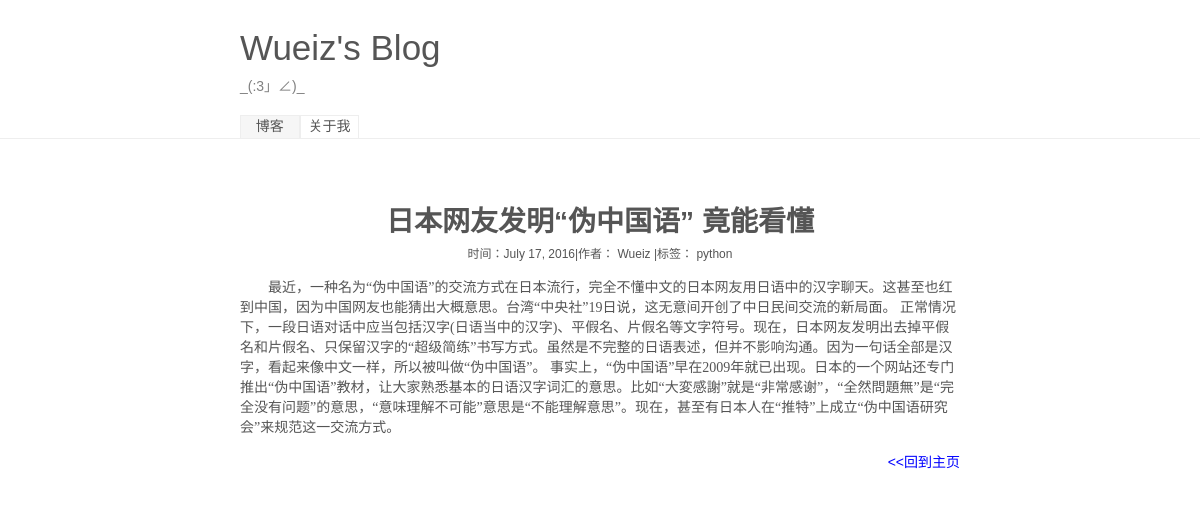
Page /article/6 on the committed database.
### myblog/models.py (models this page shows, shortened)
class article(models.Model):
    title = models.CharField('标题',max_length=200)
    article_info = models.TextField('简介',max_length=200,null=True)
    content = models.TextField('内容',max_length=10000)
    date = models.DateField('日期')
    author = models.ManyToManyField('author')
    tag = models.ManyToManyField('tag')
    recommond = models.BooleanField('推荐',default=False)
    class Meta:
        verbose_name = '文章'
        verbose_name_plural = verbose_name
        ordering = ['-date']

class author(models.Model):
    name = models.CharField('作者名',max_length=10)
    email = models.EmailField('邮箱')
    class Meta:
        verbose_name = '作者'
        verbose_name_plural = verbose_name

class tag(models.Model):
    name = models.CharField('标签名',max_length=10)
    class Meta:
        verbose_name = '标签'
        verbose_name_plural = verbose_name

### myblog/views.py (the view)
# urls.py: url(r'^article/(?P<art_id>\d+)',get_article,name='article'),
def get_article(requests,art_id):
    art = article.objects.get(id=art_id)
    return render(requests,'show.html',{
        'art_title':art.title,'art_date':art.date,'art_author':art.author.all(),'art_tag':art.tag.all(),'art_content':art.content,
        })

### myblog/templates/show.html (shortened to what this page needs)
<html>
<head>
</head>
{% load staticfiles %}
<link rel="stylesheet" type="text/css" href="{% static "css/show_style.css" %}">
<link rel="stylesheet" type="text/css" href="{% static "css/reset.css" %}">
<body>
	<header class='blog_header'>
		<div class='top_fixed'>
			<p class="blog_name">Wueiz's Blog</p>
			<p class="blog_info">_(:3」∠)_</p>
			<a href="{% url 'index' %}" class='top_button choice' title='我的博客'>博客</a><a href="#" class='top_button ' title='关于我'>关于我</a>
		</div>
	</header>
	<main class='blog_main'>
		<div class="show_place">
			<p class="show_title">{{ art_title }}</p>
			<p class="show_detail">时间：{{ art_date }}|作者：{% for auth in art_author %} {{ auth.name }} {% endfor %}|标签：{% for tag in art_tag %} <a href='/tag/{{ tag.id }}'>{{ tag.name }}</a>{% endfor %}</p>
			<p class="show_content">{{ art_content|safe }}</p>
			<a href="{% url 'index' %}" class="back">&lt&lt回到主页</a>
		</div>
	</main>
</body>
</html>

### myblog/static/css/show_style.css (style rules this page uses)
html,body { width: 100%; height: 100%; }
.blog_header { height: 138px; width: 100%; border-bottom: 1px solid #eee; }
.top_fixed { width: 80%; margin-left:20%; height: 110px; padding-top: 28px; }
.blog_name { font-size: 2.5em; font-weight: blod; margin-bottom: 7px; }
.blog_info { color:gray; margin-bottom: 20px; }
.top_button { display: inline-block; height: 20%; line-height: 1.5; width: 6%; text-align: center; margin: 0; border:1px solid #eee; text-decoration: none; }
.choice { background-color: #F6F6F6; }
.blog_main { width: 100%; height: 80%; }
.show_place { width: 60%; background-color: white; padding: 5% 20% 5% 20%; }
.show_title { font-size: 28px; font-weight: 800; text-align: center; }
.show_detail { font-size: 12px; text-align: center; margin-top: 5px; }
.show_content { margin-top: 15px; text-indent: 2em; font-family: "Droid Serif",Georgia,"Times New Roman",STHeiti,serif; }
.back { display: block; color:blue; float: right; margin-top: 15px; }

### rows in the picture
article: title "日本网友发明“伪中国语” 竟能看懂", date "July 17, 2016", content "最近，一种名为“伪中国语”的交流方式在日本流行，完全不懂中文的日本网友用日语中的汉字聊天。这甚至也红到中国，因为中国网友也能猜出大概意思。台湾“中央社”19日说，这无意间开创了中日民间交流的新局面。 正常情况下，一段日语对话中应当包括汉字(日语当中的汉字)、平假名、片假名等文字符号。现在，日本网友发明出去掉平假名和片假名、只保留汉字的“超级简练”书写方式。虽然是不完整的日语表述，但并不影响沟通。因为一句话全部是汉字，看起来像中文一样，所以被叫做“伪中国语”。 事实上，“伪中国语”早在2009年就已出现。日本的一个网站还专门推出“伪中国语”教材，让大家熟悉基本的日语汉字词汇的意思。比如“大変感謝”就是“非常感谢”，“全然問題無”是“完全没有问题”的意思，“意味理解不可能”意思是“不能理解意思”。现在，甚至有日本人在“推特”上成立“伪中国语研究会”来规范这一交流方式。"
author: name "Wueiz"
tag: name "python"
